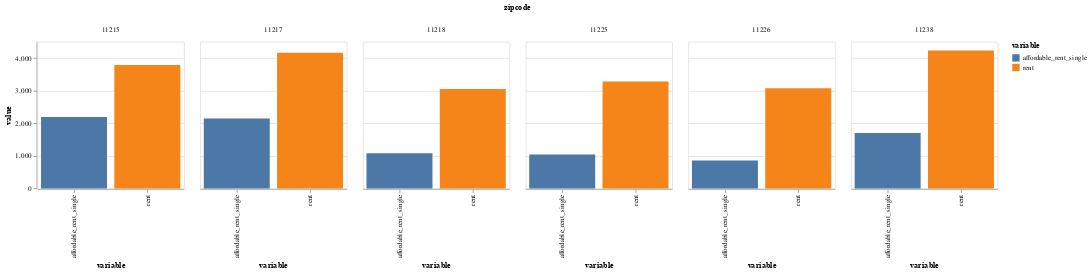

The notebook cell this image was saved under:
### Code cell
# Calculate average rent and rent_difference for each zipcode
df_avg_single = df_merged.groupby('zipcode')[['rent', 'affordable_rent_single']].mean().reset_index()

# Melt the DataFrame to long format
df_melted_single = df_avg_single.melt(id_vars='zipcode', value_vars=['rent', 'affordable_rent_single'])

# Create small multiple bar charts
chart = alt.Chart(df_melted_single).mark_bar().encode(
    x='variable:N',  # variable column contains 'rent' and 'rent_difference'
    y='value:Q',  # value column contains the corresponding values
    color='variable:N',
    column='zipcode:N'
).properties(
    width=200,
    height=200
)

chart

### Figure 1 — Vega-Lite specification as saved in the notebook (floating-point values rounded to 4 significant figures)
{"config": {"view": {"continuousWidth": 300, "continuousHeight": 300}}, "data": {"name": "data-fff66211d4d1109d0a22274bf12fc5aa"}, "mark": {"type": "bar"}, "encoding": {"color": {"field": "variable", "type": "nominal"}, "column": {"field": "zipcode", "type": "nominal"}, "x": {"field": "variable", "type": "nominal"}, "y": {"field": "value", "type": "quantitative"}}, "height": 200, "width": 200, "$schema": "https://vega.github.io/schema/vega-lite/v5.8.0.json", "datasets": {"data-fff66211d4d1109d0a22274bf12fc5aa": [{"zipcode": "11215", "variable": "rent", "value": 3790.0}, {"zipcode": "11217", "variable": "rent", "value": 4167.0}, {"zipcode": "11218", "variable": "rent", "value": 3050.0}, {"zipcode": "11225", "variable": "rent", "value": 3277.0}, {"zipcode": "11226", "variable": "rent", "value": 3073.0}, {"zipcode": "11238", "variable": "rent", "value": 4231.0}, {"zipcode": "11215", "variable": "affordable_rent_single", "value": 2193.0}, {"zipcode": "11217", "variable": "affordable_rent_single", "value": 2145.0}, {"zipcode": "11218", "variable": "affordable_rent_single", "value": 1078.0}, {"zipcode": "11225", "variable": "affordable_rent_single", "value": 1037.0}, {"zipcode": "11226", "variable": "affordable_rent_single", "value": 858.1}, {"zipcode": "11238", "variable": "affordable_rent_single", "value": 1699.0}]}}
